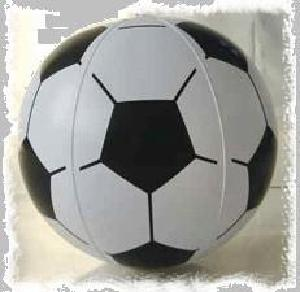
#> input picture Bag-of-Visual-Words-Python/images/train/Soccer_Ball/image_0011.jpg, 300 x 292 px; its folder holds only this picture in this run
$ python Bag.py
#> lines starting #> are read from the running program, lines starting #| are printed output that depends on the picture
### Bag-of-Visual-Words-Python/helpers.py
import cv2
import numpy as np
from glob import glob
from sklearn.cluster import KMeans
from sklearn.svm import SVC
from sklearn.preprocessing import StandardScaler
from matplotlib import pyplot as plt

class ImageHelpers:
	def __init__(self):
		self.sift_object = cv2.xfeatures2d.SIFT_create()

	def gray(self, image):
		gray = cv2.cvtColor(image, cv2.COLOR_BGR2GRAY)
		return gray

	def features(self, image):
		keypoints, descriptors = self.sift_object.detectAndCompute(image, None)
		return [keypoints, descriptors]


class BOVHelpers:
	def __init__(self, n_clusters = 20):
		self.n_clusters = n_clusters
		self.kmeans_obj = KMeans(n_clusters = n_clusters)
		self.kmeans_ret = None
		self.descriptor_vstack = None
		self.mega_histogram = None
		self.clf  = SVC()

	def cluster(self):
		"""
		cluster using KMeans algorithm,

		"""
		self.kmeans_ret = self.kmeans_obj.fit_predict(self.descriptor_vstack)

	def developVocabulary(self,n_images, descriptor_list, kmeans_ret = None):

		"""
		Each cluster denotes a particular visual word
		Every image can be represeted as a combination of multiple
		visual words. The best method is to generate a sparse histogram
		that contains the frequency of occurence of each visual word

		Thus the vocabulary comprises of a set of histograms of encompassing
		all descriptions for all images

		"""

		self.mega_histogram = np.array([np.zeros(self.n_clusters) for i in range(n_images)])
		old_count = 0
		for i in range(n_images):
			l = len(descriptor_list[i])
			for j in range(l):
				if kmeans_ret is None:
					idx = self.kmeans_ret[old_count+j]
				else:
					idx = kmeans_ret[old_count+j]
				self.mega_histogram[i][idx] += 1
			old_count += l
		print("Vocabulary Histogram Generated")

	def standardize(self, std=None):
		"""

		standardize is required to normalize the distribution
		wrt sample size and features. If not normalized, the classifier may become
		biased due to steep variances.

		"""
		if std is None:
			self.scale = StandardScaler().fit(self.mega_histogram)
			self.mega_histogram = self.scale.transform(self.mega_histogram)
		else:
			print("STD not none. External STD supplied")
			self.mega_histogram = std.transform(self.mega_histogram)

	def formatND(self, l):
		"""
		restructures list into vstack array of shape
		M samples x N features for sklearn

		"""
		vStack = np.array(l[0])
		for remaining in l[1:]:
			vStack = np.vstack((vStack, remaining))

		self.descriptor_vstack = vStack.copy()
		return vStack

	def train(self, train_labels):
		"""
		uses sklearn.svm.SVC classifier (SVM)


		"""
		print("Training SVM")
		print(self.clf)
		print("Train labels", train_labels)
		self.clf.fit(self.mega_histogram, train_labels)
		print("Training completed")

	def predict(self, iplist):
		predictions = self.clf.predict(iplist)
		return predictions

	# [16 lines left out: function plotHist, not called in this run]

class FileHelpers:

	def __init__(self):
		pass

	def getFiles(self, path):
		"""
		- returns  a dictionary of all files
		having key => value as  objectname => image path

		- returns total number of files.

		"""
#> called with path = 'Bag-of-Visual-Words-Python/images/train/'
		imlist = {}
		count = 0
		for each in glob(path + "*"):
			word = each.split("/")[-1]
			print(" #### Reading image category ", word, " ##### ")
			imlist[word] = []
			for imagefile in glob(path+word+"/*"):
				print("Reading file ", imagefile)
				im = cv2.imread(imagefile, 0)
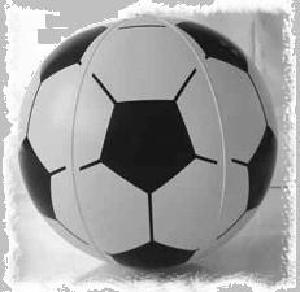
#> im: shape (292, 300); min 0, max 255, mean 160.2
				imlist[word].append(im)
				count +=1
#> pass 2 of the loop in getFiles, `for each in glob(path + "*"):`:
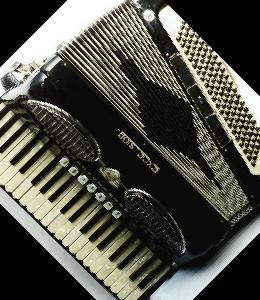
#> input picture Bag-of-Visual-Words-Python/images/train/accordion/image_0001.jpg, 260 x 300 px
#> in getFiles, `im = cv2.imread(imagefile, 0)`:
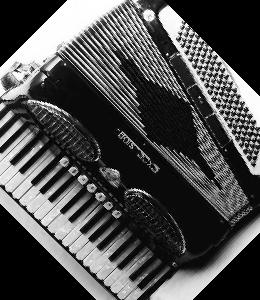
#> im: shape (300, 260); min 0, max 255, mean 77.7

		return [imlist, count]

### Bag-of-Visual-Words-Python/Bag.py
import cv2
import numpy as np
from glob import glob
import argparse
from helpers import *
from matplotlib import pyplot as plt


#python3 Bag.py --train_path images/train/ --test_path images/test/

class BOV:
    def __init__(self, no_clusters):
        self.no_clusters = no_clusters
        self.train_path = None
        self.test_path = None
        self.im_helper = ImageHelpers()
        self.bov_helper = BOVHelpers(no_clusters)
        self.file_helper = FileHelpers()
        self.images = None
        self.trainImageCount = 0
        self.train_labels = np.array([])
        self.name_dict = {}
        self.descriptor_list = []

    def trainModel(self):
        """
        This method contains the entire module
        required for training the bag of visual words model

        Use of helper functions will be extensive.

        """

        # read file. prepare file lists.
        self.images, self.trainImageCount = self.file_helper.getFiles(self.train_path)
        # extract SIFT Features from each image
        label_count = 0
        for word, imlist in self.images.items():
            self.name_dict[str(label_count)] = word
            print("Computing Features for ", word)
            for im in imlist:
                # cv2.imshow("im", im)
                # cv2.waitKey()
                self.train_labels = np.append(self.train_labels, label_count)
                kp, des = self.im_helper.features(im)
                self.descriptor_list.append(des)

            label_count += 1
#> this loop made 2 passes
#> label_count on passes 1 to 2: 1, 2
#> after the loop, label_count = 2; self.descriptor_list = 2 items; self.name_dict = {'0': 'Soccer_Ball', '1': 'accordion'}


        # perform clustering
        bov_descriptor_stack = self.bov_helper.formatND(self.descriptor_list)
#> in formatND, `vStack = np.array(l[0])`:
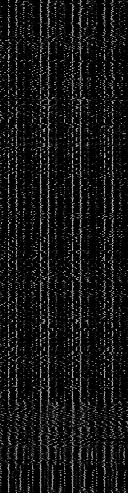
#> vStack: shape (493, 128) float32; min 0, max 212, mean 21.6
#> the loop in formatND, `for remaining in l[1:]:` made 1 pass
#> pass 1, in formatND, `vStack = np.vstack((vStack, remaining))`:
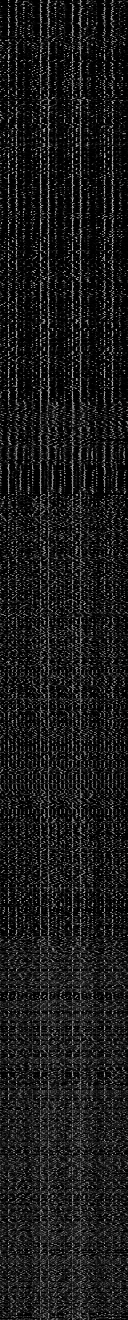
#> vStack: shape (1320, 128) float32; min 0, max 212, mean 26.3
        self.bov_helper.cluster()
#> in cluster, `self.kmeans_ret = self.kmeans_obj.fit_predict(self.descriptor_vstack)`: self.kmeans_ret = 1320 values, max 99 at index 412, min 0 at index 116, mean 46.49
        self.bov_helper.developVocabulary(n_images = self.trainImageCount, descriptor_list=self.descriptor_list)
#> the loop in developVocabulary, `for i in range(n_images):` made 2 passes
#> (l, old_count) on passes 1 to 2: (493, 493), (827, 1320)
#> after the loop in developVocabulary, `for i in range(n_images):`: old_count = 1320

        # show vocabulary trained
        # self.bov_helper.plotHist()


        self.bov_helper.standardize()
        self.bov_helper.train(self.train_labels)


    def recognize(self,test_img, test_image_path=None):

        """
        This method recognizes a single image
        It can be utilized individually as well.


        """

        kp, des = self.im_helper.features(test_img)
        # print kp
        print(des.shape)

        # generate vocab for test image
        vocab = np.array( [[ 0 for i in range(self.no_clusters)]])
        # locate nearest clusters for each of
        # the visual word (feature) present in the image

        # test_ret =<> return of kmeans nearest clusters for N features
        test_ret = self.bov_helper.kmeans_obj.predict(des)
        # print test_ret

        # print vocab
        for each in test_ret:
            vocab[0][each] += 1

        print(vocab)
        # Scale the features
        vocab = self.bov_helper.scale.transform(vocab)

        # predict the class of the image
        lb = self.bov_helper.clf.predict(vocab)
        # print "Image belongs to class : ", self.name_dict[str(int(lb[0]))]
        return lb


    def testModel(self):
        """
        This method is to test the trained classifier

        read all images from testing path
        use BOVHelpers.predict() function to obtain classes of each image

        """

        self.testImages, self.testImageCount = self.file_helper.getFiles(self.test_path)

        predictions = []

        for word, imlist in self.testImages.items():
            print("processing " ,word)
            for im in imlist:
                # print imlist[0].shape, imlist[1].shape
                print(im.shape)
                cl = self.recognize(im)
                print(cl)
                predictions.append({
                    'image':im,
                    'class':cl,
                    'object_name':self.name_dict[str(int(cl[0]))]
                    })
#> after the loop, predictions = []

        print(predictions)
        for each in predictions:
            # cv2.imshow(each['object_name'], each['image'])
            # cv2.waitKey()
            # cv2.destroyWindow(each['object_name'])
            #
            plt.imshow(cv2.cvtColor(each['image'], cv2.COLOR_GRAY2RGB))
            plt.title(each['object_name'])
            plt.show()
#> this loop made 0 passes


    def print_vars(self):
        pass


if __name__ == '__main__':

    # parse cmd args
    '''parser = argparse.ArgumentParser(
            description=" Bag of visual words example"
        )
    parser.add_argument('--train_path', action="store", dest="train_path", required=True)
    parser.add_argument('--test_path', action="store", dest="test_path", required=True)

    args =  vars(parser.parse_args())
    print(args)
'''

    bov = BOV(no_clusters=100)

    # set training paths
    #bov.train_path = args['train_path']
    bov.train_path = 'Bag-of-Visual-Words-Python/images/train/'
    # set testing paths
    #bov.test_path = args['test_path']
    bov.test_path = 'Bag-of-Visual-Words-Python/images/test/'
    # train the model
    bov.trainModel()
    # test model
    bov.testModel()
